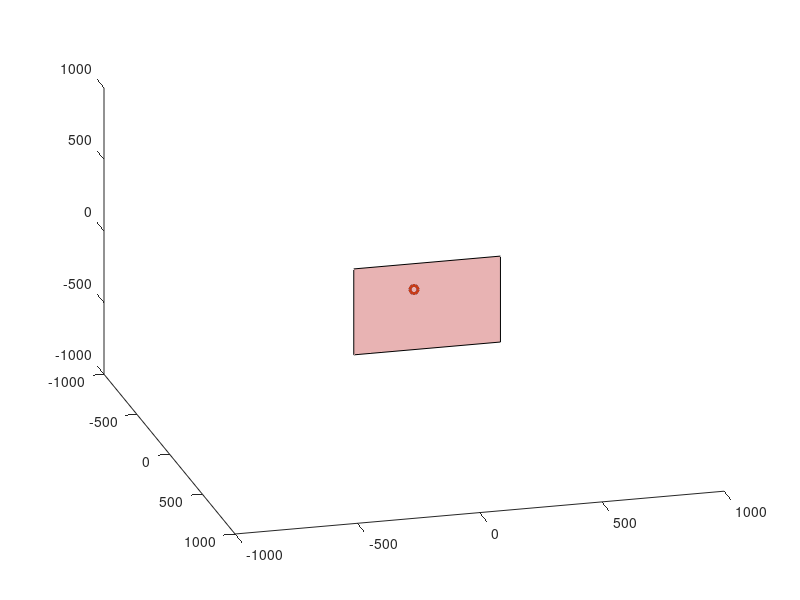

Write MATLAB code to recreate this figure. (Note: this script raises an error after producing the figure.)
% Fill this script in with your position tracking, force computation,
% and graphics for the virtual environment

close all

%% Run on hardware or simulation
hardwareFlag = false;

%% Plot end effector in environment
global qs % configuration (NOTE: This is only 3 angles now)
global posEE % position of end effectr

figClosed = 0;
qs = [0,0,0]; % initialize robot to zero pose
posEE = [0,0,0];  % initialize position of end effector

hold on; scatter3(0, 0, 0, 'kx', 'Linewidth', 2); % plot origin
h1 = scatter3(0, 0, 0, 'r.', 'Linewidth', 2); % plot end effector position
h2 = quiver3(0, 0, 0, 0, 0, 0, 'b'); % plot output force
if ~hardwareFlag
    h_fig = figure(1);
    set(h_fig, 'Name','Haptic environment: Close figure to quit.' ,'KeyPressFcn', @(h_obj, evt) keyPressFcn(h_obj, evt));
end

%% Create Environment here:
%%%%%%%%%%%%%%%%%%%%%%%%%%%%%%%%%%%%%%%%%%%%%%%%%%%%%%%%%%%%%%%%%%%%%%%%%%%
% Create static objects and interactive objects in their initial state

% Example of a flat plane
hFloor = fill3([200 200 200 200], [-300 -300 300 300], [-300 300 300 -300], [0.7 0 0], 'facealpha', 0.3);

hold off;
%%%%%%%%%%%%%%%%%%%%%%%%%%%%%%%%%%%%%%%%%%%%%%%%%%%%%%%%%%%%%%%%%%%%%%%%%%%

% set camera properties
axis([-1000 1000 -1000 1000 -1000 1000]);
view([75,30]);

i = 0; frameSkip = 3; % plotting variable - set how often plot updates
while(1)
    %% Read potentiometer values, convert to angles and end effector location
    if hardwareFlag
        qs = lynxGetAngles();
    end
    
    %% Calculate current end effector position
    %%%%%%%%%%%%%%%%%%%%%%%%%%%%%%%%%%%%%%%%%%%%%%%%%%%%%%%%%%%%%%%%%%%%%%%
    posEE = computeEEposition();
    %%%%%%%%%%%%%%%%%%%%%%%%%%%%%%%%%%%%%%%%%%%%%%%%%%%%%%%%%%%%%%%%%%%%%%%
    
    %% Calculate desired force based on current end effector position
    % Check for collisions with objects in the environment and compute the total force on the end effector
    %%%%%%%%%%%%%%%%%%%%%%%%%%%%%%%%%%%%%%%%%%%%%%%%%%%%%%%%%%%%%%%%%%%%%%%
    F = computeForces();
    %%%%%%%%%%%%%%%%%%%%%%%%%%%%%%%%%%%%%%%%%%%%%%%%%%%%%%%%%%%%%%%%%%%%%%%
    
    %% Plot Environment
    if i == 0
        figClosed = drawLynx(h1, h2, F);
        
        %%%%%%%%%%%%%%%%%%%%%%%%%%%%%%%%%%%%%%%%%%%%%%%%%%%%%%%%%%%%%%%%%%%%%%%
        % Set handles for interactive objects you make here
        
        %%%%%%%%%%%%%%%%%%%%%%%%%%%%%%%%%%%%%%%%%%%%%%%%%%%%%%%%%%%%%%%%%%%%%%%
		
        drawnow
    end
    
    %%%%%%%%%%%%%%%%%%%%%%%%%%%%%%%%%%%%%%%%%%%%%%%%%%%%%%%%%%%%
    %% Compute torques from forces and convert to currents for servos
    Tau = computeTorques();
    %%%%%%%%%%%%%%%%%%%%%%%%%%%%%%%%%%%%%%%%%%%%%%%%%%%%%%%%%%%%
    
    if hardwareFlag
        if figClosed % quit by closing the figure
            lynxDCTorquePhysical(0,0,0,0,0,0);
            return;
        else
            currents = torquesToCurrents(Tau);
            lynxDCTorquePhysical(currents(1),currents(2),currents(3),0,0,0);
        end
    end
    
    if (figClosed) % quit by closing the figure
        return;
    end
    
    %% Debugging
    %[posEE, qs, F', Tau']
    i = mod(i+1, frameSkip);
end